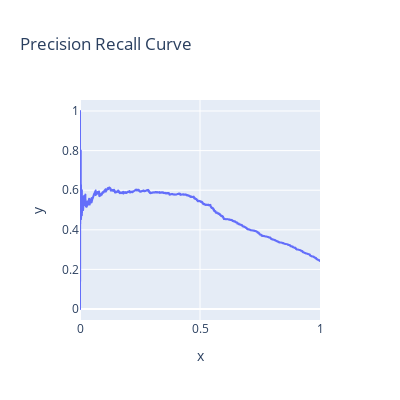

The code cell stored with this chart in its notebook:
### Code cell
precision, recall, thresholds = precision_recall_curve(y_test, pred[:,1])
px.line(x=recall, y=precision,width=400,height=400,title=f"Precision Recall Curve")

### Figure 1 — Plotly figure (JSON) as saved in the notebook; plotly's stock layout.template omitted (floating-point values rounded to 4 significant figures; data arrays with more than 128 entries replaced by an {"elided": "..."} marker saying what was removed)
{"data": [{"hovertemplate": "x=%{x}<br>y=%{y}<extra></extra>", "legendgroup": "", "line": {"color": "#636efa", "dash": "solid"}, "marker": {"symbol": "circle"}, "mode": "lines", "name": "", "showlegend": false, "type": "scattergl", "x": {"elided": "4741 float values"}, "xaxis": "x", "y": {"elided": "4741 float values"}, "yaxis": "y"}], "layout": {"height": 400, "legend": {"tracegroupgap": 0}, "title": {"text": "Precision Recall Curve"}, "width": 400, "xaxis": {"anchor": "y", "domain": [0, 1], "title": {"text": "x"}}, "yaxis": {"anchor": "x", "domain": [0, 1], "title": {"text": "y"}}}}
